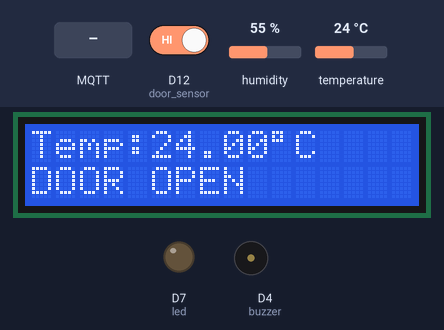
Recording of a sketch running on a simulated Arduino Uno R4 WiFi. Shown: 16×2 character LCD, output pins drawn as LEDs (lit = HIGH), buzzer (waves = sounding, pin HIGH). Dashed ring = blinking. Inputs (shaded band) come from the test bench; at power-on: D12 (door_sensor) HIGH, temperature 24 °C, humidity 55 %. WiFi joins after 1.5 s; servers stay silent unless stated; no MQTT or app messages arrive unless stated; not simulated (calls return 0 or success): arduino_secret.h; what the sketch prints to the serial monitor is not drawn.

Above: at 3.7 s.
3.8 s: MQTT message "ON" arrives on the first subscribed topic
At 5.5 s:
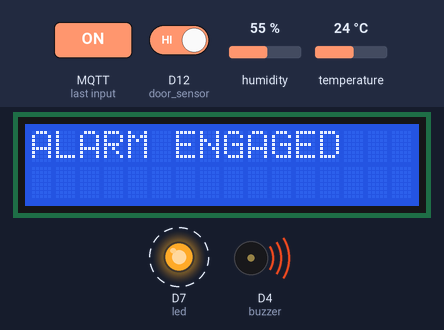
9.8 s: MQTT message "OFF" arrives on the first subscribed topic
At 11.0 s:
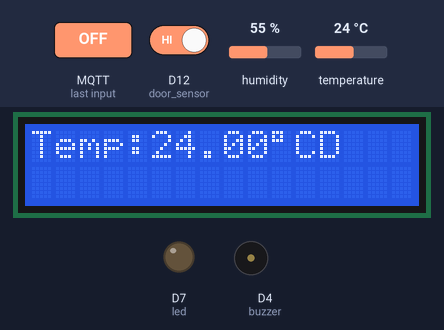
11.3 s: D12 (door_sensor) driven LOW
At 12.6 s:
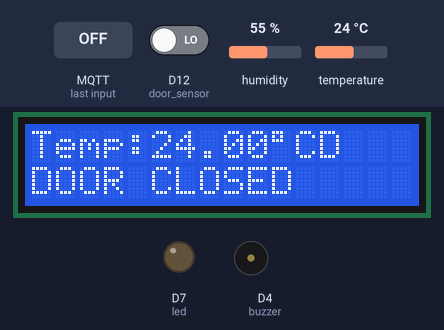
13.4 s: D12 (door_sensor) driven HIGH
At 15.2 s:
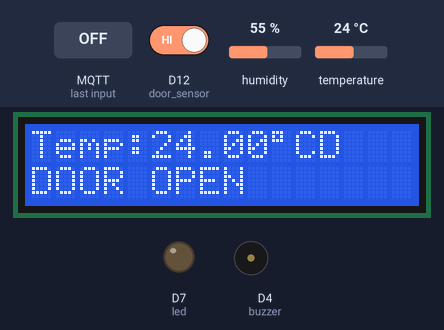
15.5 s: temperature set to 33 °C
At 18.2 s:
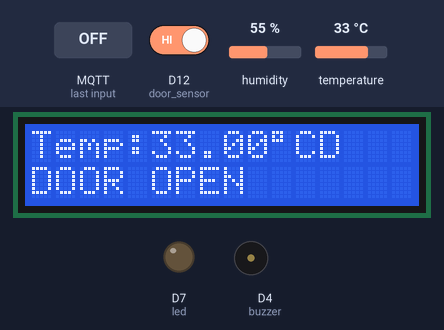
18.6 s: temperature set to 12 °C
At 20.2 s:
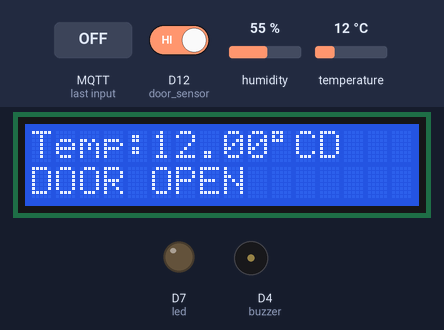
Timing chart, 0 to 21.6 s (numbered marks = the images above; inputs shaded):
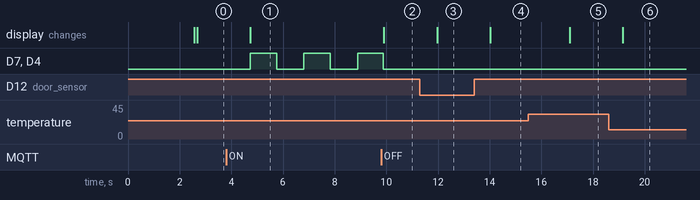

Measured:
- after the input at 3.8 s, D7 (led), D4 (buzzer): alternates HIGH for 1.0 s and LOW for 1.0 s, starting after 0.93 s; the display: changes after 0.93 s (image 1)
- after the input at 9.8 s, the display: changes after 0.10 s (image 2)
- after the input at 11.3 s, the display: changes after 0.66 s (image 3)
- after the input at 13.4 s, the display: changes after 0.63 s (image 4)
- after the input at 15.5 s, the display: changes after 1.6 s (image 5)
- after the input at 18.6 s, the display: changes after 0.56 s (image 6)

The sketch:

ARDUINO_FINALE_MQTT.ino
```cpp
#include "WiFiS3.h"
#include "PubSubClient.h"
#include "arduino_secret.h"
#include <LiquidCrystal_I2C.h>
#include "DHT.h"
#define DHT11_PIN 13  // Define the pin used to connect the sensor
#define DHTTYPE DHT11  // Define the type of the sensor


//COMPONENTS
int door_sensor =12;
int led = 7;
int buzzer = 4;
LiquidCrystal_I2C lcd(0x27, 16, 2); // I2C address 0x27, 16 column and 2 rows
DHT dht11(DHT11_PIN, DHT11);  // Create a DHT object
int lastDoorState = -1; //IMPOSTO UNO STATO INIZIALE DELLA PORTA INDEFINITO

//VARIABILI
bool alarmActive = false;
bool alarmOutput = false;
unsigned long previousMillis = 0;
unsigned long alarmStartMillis = 0;
const long blinkInterval = 300;     // LED/Buzzer ON/OFF ogni 300ms
unsigned long lastTempPublishMillis = 0;
const unsigned long tempPublishInterval = 300000; //mando messaggio ogni 5 minuti

//CREDENZIALI WIFI
const char* ssid = SECRET_SSID;
const char* password = SECRET_PASS;


// MQTT BROKER E CREDENZIALI
const char* mqtt_server = "34.154.46.126";
const char* mqtt_user = SECRET_USER;
const char* mqtt_pass = SECRET_MQTT_PASS;


WiFiClient wifiClient;
PubSubClient client(wifiClient);


 //--------------- CONNESSIONE WIFI ------------------------------

void setup_wifi() {
  Serial.print("Connessione a ");
  Serial.println(ssid);

  while (WiFi.begin(ssid, password) != WL_CONNECTED) {
    Serial.print(".");
    delay(1000);
  }

  Serial.println("");
  Serial.println("WiFi connesso");
  Serial.print("IP: ");
  Serial.println(WiFi.localIP());

}


//------------CONNESSIONE AL BROKER MQTT ------------------

void reconnect() {

  while (!client.connected()) {
    Serial.print("Connessione al broker MQTT...");
    if (client.connect("ArduinoClient", mqtt_user, mqtt_pass)) {
      Serial.println("connesso");
      // Sottoscrizione al topic di allarme
      client.subscribe("/progettopcloud2025/monterosso/alarm");
    } else {
      Serial.print("fallito, rc=");
      Serial.print(client.state());
      Serial.println(" - Riprovo tra 5s");
      delay(5000);
    }
  }
}


  //--------------------------------- CALLBACK PER ALLARME -----------------------
  void callback(char* topic, byte* payload, unsigned int length) {
  String message;

  for (int i = 0; i < length; i++) {
    message += (char)payload[i];
  }

  Serial.print("Messaggio MQTT ricevuto su topic ");
  Serial.print(topic);
  Serial.print(": ");
  Serial.println(message);

  if (String(topic) == "/progettopcloud2025/monterosso/alarm") {
    if (message == "ON") {
      alarmActive = true;
      alarmStartMillis = millis(); // Solo se vuoi ancora farlo lampeggiare
      Serial.println("Allarme attivato");
    } else if (message == "OFF") {
      alarmActive = false;
      digitalWrite(led, LOW);
      digitalWrite(buzzer, LOW);
      Serial.println("Allarme disattivato");
    }
  }
}


void setup(){

  Serial.begin(9600);
  delay(1000);

  setup_wifi();
  client.setServer(mqtt_server, 1883);  // Porta standard MQTT
  client.setCallback(callback);


  //-------------------------- INIZIALIZZAZIONE SENSORI -----------------------

  pinMode(door_sensor, INPUT_PULLUP);

  pinMode(led, OUTPUT);

  pinMode(buzzer, OUTPUT);

  dht11.begin();

  lcd.init();
  lcd.clear();
  lcd.backlight();

}


void loop() {

  if (!client.connected()) {
    reconnect();
  }
  client.loop();


  //------------------ DATI RILEVATI DA SENSORI --------------------------------
  float tempC = dht11.readTemperature();
  int state = digitalRead(door_sensor);

  //--------- MONITORAGGIO DEI DATI SU SERIAL MONITOR E LCD -------

 if (isnan(tempC)) {
    lcd.clear();
    Serial.println("Failed to read ");
    lcd.setCursor(0, 1);
    lcd.print("Failed");
  } else {
    lcd.setCursor(0, 0);
    lcd.print("Temp:");
    lcd.print(tempC);
    lcd.print((char)223);
    lcd.print("C");

    Serial.print(" Temperature: ");
    Serial.print(tempC);
    Serial.print("°C ");
    Serial.println("   ");


  }


  //------------------------------MANDA DATI PORTA -----------------
  if (state != lastDoorState) {
    lastDoorState = state;
    if (state == HIGH) {
      Serial.println("DOOR OPEN");
      lcd.setCursor(0, 1);
      lcd.print("DOOR OPEN       ");
      client.publish("/progettopcloud2025/monterosso/door", "OPEN");
    } else {
      Serial.println("DOOR CLOSED");
      lcd.setCursor(0, 1);
      lcd.print("DOOR CLOSED     ");
      client.publish("/progettopcloud2025/monterosso/door", "CLOSED");
    }
  }

  //-------------------------------------- MANDA DATI TEMPERATURA -----------------------
  unsigned long currentMillis = millis();
  static unsigned long lastCriticalTempMillis = 0;
  const unsigned long criticalTempInterval = 20000;  // 20 secondi

  if (!isnan(tempC)) {
  bool shouldSend = false;

  if (tempC > 30.0) {
    if (currentMillis - lastCriticalTempMillis >= criticalTempInterval) {
      shouldSend = true;
      Serial.println("Temperatura sopra i 30°C! Inviata immediatamente.");
      lastCriticalTempMillis = currentMillis;
    }
  } else if (currentMillis - lastTempPublishMillis >= tempPublishInterval) {
    shouldSend = true;
    lastTempPublishMillis = currentMillis;
  }

  if (shouldSend) {
    char payload[50];
    snprintf(payload, 50, "{\"Temperature\": %.2f}", tempC);
    client.publish("/progettopcloud2025/monterosso/temperature", payload);
    Serial.print("Dati MQTT pubblicati: ");
    Serial.println(payload);
  }
}


  //-------------------------- ALLARME ------------------------------
    if (alarmActive) {
    lcd.clear();
    lcd.print("ALARM ENGAGED");

    unsigned long currentMillis = millis();

    if (currentMillis - previousMillis >= blinkInterval) {
      previousMillis = currentMillis;

      alarmOutput = !alarmOutput; // Inverte stato
      digitalWrite(led, alarmOutput);
      digitalWrite(buzzer, alarmOutput);
    }
  }


 delay(1000);


}
```
